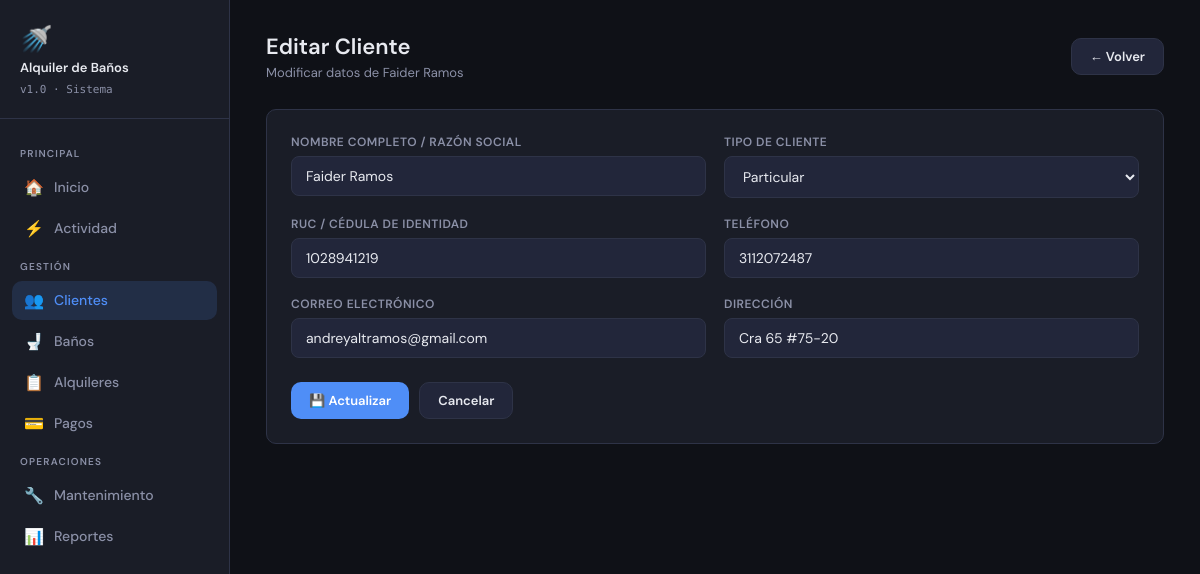
/clientes/editar/1, run on the app's committed database.
### models.py (models this page shows)
class Cliente(db.Model):
    __tablename__ = 'cliente'
    id             = db.Column(db.Integer, primary_key=True)
    nombre         = db.Column(db.String(100), nullable=False)
    email          = db.Column(db.String(100), nullable=False, default='')
    telefono       = db.Column(db.String(20),  nullable=False)
    direccion      = db.Column(db.String(200), default='')
    ruc_ci         = db.Column(db.String(20),  unique=True, nullable=False)
    tipo           = db.Column(db.String(20),  nullable=False, default='particular')  # particular | empresa
    fecha_registro = db.Column(db.DateTime,    default=datetime.utcnow)
    activo         = db.Column(db.Boolean,     default=True)
    alquileres = db.relationship('Alquiler', backref='cliente', lazy=True)

### app.py (the view, shortened to what this page needs)
@app.route('/clientes/editar/<int:id>', methods=['GET', 'POST'])
def editar_cliente(id):
    cliente = Cliente.query.get_or_404(id)
    return render_template('editar_cliente.html', cliente=cliente)

### templates/editar_cliente.html (shortened to what this page needs)
{% extends 'base.html' %}
{% block content %}
<div class="page-header">
    <div>
        <h1>Editar Cliente</h1>
        <p>Modificar datos de {{ cliente.nombre }}</p>
    </div>
    <a href="{{ url_for('clientes') }}" class="btn btn-ghost">← Volver</a>
</div>
<div class="card">
  <form method="POST">
    <div class="form-grid">
      <div class="form-group">
        <label for="nombre">Nombre completo / Razón social</label>
        <input id="nombre" name="nombre" value="{{ cliente.nombre }}" required>
      </div>
      <div class="form-group">
        <label for="tipo">Tipo de cliente</label>
        <select id="tipo" name="tipo" required>
          <option value="particular" {% if cliente.tipo == 'particular' %}selected{% endif %}>Particular</option>
        </select>
      </div>
      <div class="form-group">
        <label for="ruc_ci">RUC / Cédula de identidad</label>
        <input id="ruc_ci" name="ruc_ci" value="{{ cliente.ruc_ci }}" required>
      </div>
      <div class="form-group">
        <label for="telefono">Teléfono</label>
        <input id="telefono" name="telefono" value="{{ cliente.telefono }}" required>
      </div>
      <div class="form-group">
        <label for="email">Correo electrónico</label>
        <input id="email" name="email" type="email" value="{{ cliente.email }}">
      </div>
      <div class="form-group">
        <label for="direccion">Dirección</label>
        <input id="direccion" name="direccion" value="{{ cliente.direccion }}">
      </div>
    </div>
    <div style="margin-top:24px; display:flex; gap:10px;">
      <button type="submit" class="btn btn-primary">💾 Actualizar</button>
      <a href="{{ url_for('clientes') }}" class="btn btn-ghost">Cancelar</a>
    </div>
  </form>
</div>
{% endblock %}

### templates/base.html (style rules this page uses)
:root { --bg: #0f1117; --surface: #1a1d27; --surface2: #22263a; --border: #2e3347; --accent: #4f8ef7; --accent2: #38d9a9; --danger: #f76c6c; --warning: #f7c94f; --text: #e8eaf0; --text-dim: #8b90a7; --radius: 10px; --shadow: 0 4px 24px rgba(0,0,0,.4); }
*, *::before, *::after { box-sizing: border-box; margin: 0; padding: 0; }
body { font-family: 'DM Sans', sans-serif; background: var(--bg); color: var(--text); min-height: 100vh; display: flex; }
.page-header { display: flex; align-items: center; justify-content: space-between; margin-bottom: 28px; }
.page-header h1 { font-size: 22px; font-weight: 600; }
.page-header p { font-size: 13px; color: var(--text-dim); margin-top: 3px; }
.card { background: var(--surface); border: 1px solid var(--border); border-radius: var(--radius); padding: 24px; margin-bottom: 20px; }
.btn { display: inline-flex; align-items: center; gap: 6px; padding: 9px 18px; border-radius: var(--radius); font-family: 'DM Sans', sans-serif; font-size: 13px; font-weight: 600; cursor: pointer; text-decoration: none; border: none; transition: opacity .18s, transform .12s; }
.btn-primary { background: var(--accent); color: #fff; }
.btn-ghost { background: var(--surface2); color: var(--text); border: 1px solid var(--border); }
.form-grid { display: grid; grid-template-columns: 1fr 1fr; gap: 18px; }
.form-group { display: flex; flex-direction: column; gap: 6px; }
label { font-size: 12px; font-weight: 600; color: var(--text-dim); letter-spacing: .04em; text-transform: uppercase; }
input, select, textarea { background: var(--surface2); border: 1px solid var(--border); border-radius: 8px; color: var(--text); font-family: 'DM Sans', sans-serif; font-size: 14px; padding: 10px 14px; outline: none; transition: border-color .18s; width: 100%; }
select option { background: var(--surface2); }

### data on the page
Cliente: nombre "Faider Ramos", tipo "Particular", ruc_ci "1028941219", telefono "3112072487", email "andreyaltramos@gmail.com", direccion "Cra 65 #75-20"
